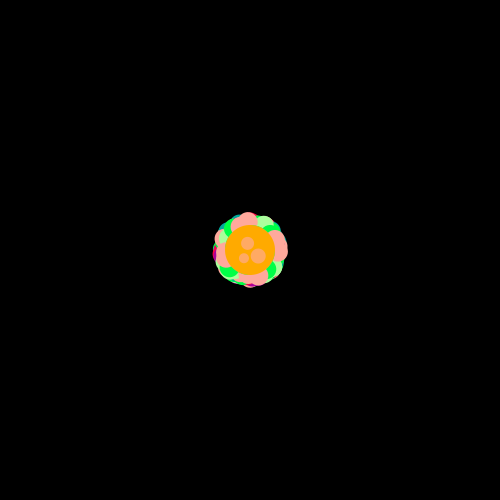
Frame 1 (no input)
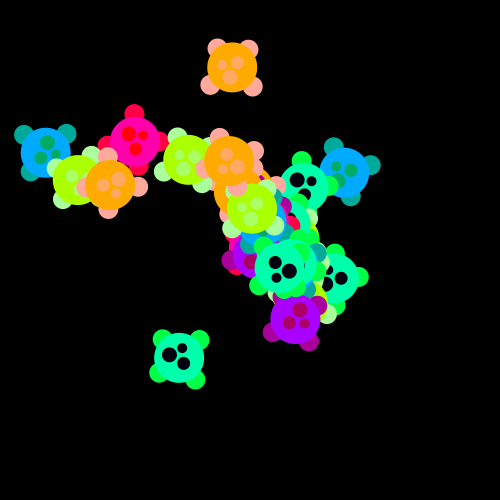
Frame 60 (the mouse pressed at the canvas centre just before this capture)
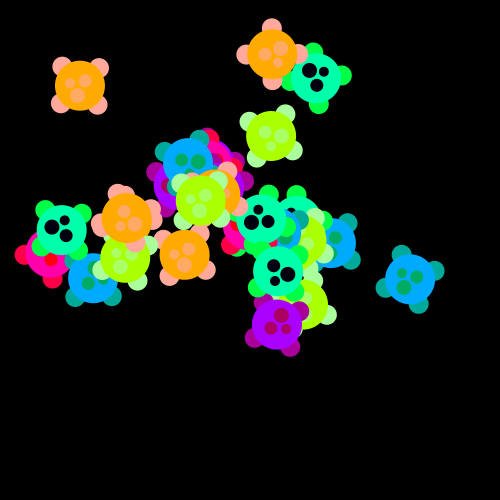
Frame 120 (the mouse held since frame 60 and released just before this capture)

The Processing sketch that drew these frames (run headless with seeded random() and noise(); from frame 60 on, the mouse is pressed at the canvas centre):

// Processing sketch: life
// ── life.pde
///////////////////////////////////////////////////////////////////////////////
// File: life.pde                     Fall 2013
// Authors: Patrick Vargas            patrick.vargas@colorado.edu
// Professor Harriman, Digital Media 2, University of Colorado Boulder
// Description: 
//   Employ the mathematical concepts from this week's lecture to create a 
//   newly discovered alien species. To receive full credit, your code must
//   include at least four of the following features:
//     * An implementation of the Modulus % operator
//     * An implementation of the Perlin Noise function: noise();
//     * An implementation of probability
//     * An implementation of a Trigonometric function to draw polar coordinates
//     * An implementation of the sin() or cos() function to create oscillation
//     * An implementation of recursion
//     * An implementation of a 2dimensional array
//   extra credit: structure your life-form as a class so you can create multiple 
//   instances with different parameters
///////////////////////////////////////////////////////////////////////////////

///////////////////////////////////////////////////////////////////////////////
// Extra Credit: Class definition
class Derp {
  float x, y, s, ox, oy, dx, dy, wiggle;
  int[] m;
  color col;
 
  Derp( float px, float py, float ps, color pc ) {
    x = px; y = py; s = ps; col = pc; ox = oy = dx = dy = 0;
    m = new int[6];
    wiggle = random(-6, 5);
  } 
  
  void draw( ) {
    pushMatrix();
    translate( x, y );
    rotate(wiggle*360);
    // Legs
    color l = col - 100;
    float ls = s*0.4;
    float off = sin( radians( millis( ) ) )/2 * wiggle;
    
    fill( l );
    ellipse( + s/2 - ls/3, + s/2 + off - ls/3, ls, ls );    
    ellipse( + s/2 - ls/3, - s/2 + -off + ls/3, ls, ls );    
    ellipse( - s/2 + ls/3, + s/2 + -off - ls/3, ls, ls );    
    ellipse( - s/2 + ls/3, - s/2 + off + ls/3, ls, ls );
    
    // Body
    fill( col );
    ellipse( 0, 0, s, s );
    
    // Spots
    color p = col + 100;
    float ps = s*0.2;
    fill( p );
    ellipse( + ps*0.2,  - ps, ps, ps );
    ellipse( - ps,  - ps*0.2, ps*1.5, ps*1.5 );
    ellipse( + ps*0.5, + ps*0.5, ps*1.3, ps*1.3 );
    popMatrix();
  }
  
  void params( int a, int b, int c, int d, int i, int j ) {
    m[0] = a; m[1] = b; m[2] = c; m[3] = d; m[4] = i; m[5] = j;
  }
  
  void move( ) {
    ox += 0.001*wiggle;
    oy += 0.001*wiggle;
    // Point 1: sin and cos
    // Fun Fact: Using parametric equation for route. See
    //   http://en.wikipedia.org/wiki/Parametric_equation
    dx = cos(m[0] * ox) - pow( cos(m[1] * ox), m[4] );
    dy = sin(m[2] * oy) - pow( sin(m[3] * oy), m[5] );
    // Point 2: Perlin noise
    x = 100*dx + width*noise(ox);
    y = 100*dy + height*noise(oy);
  }
}
///////////////////////////////////////////////////////////////////////////////

///////////////////////////////////////////////////////////////////////////////
// Point 3: 2 dimensional array
Derp[][] herp;
///////////////////////////////////////////////////////////////////////////////

///////////////////////////////////////////////////////////////////////////////
void setup ( ) {
  size( 500, 500 );
  noStroke();
  rectMode( CENTER );
  
  herp = new Derp[3][10];
  color[] ca = {
    color( 0, 170, 255 ), color( 0, 255, 170 ),
    color( 170, 255, 0 ), color( 255, 170, 0 ),
    color( 170, 0, 255 ), color( 255, 0, 170 )
  };

  for ( int i = 0; i < 10; ++i ) {
    // Point 4: Modulous
    herp[0][i] = new Derp( width/2, height/2, 50, ca[i%6] );
    herp[1][i] = new Derp( width/2, height/2, 50, ca[(10-i)%6] );
    herp[2][i] = new Derp( width/2, height/2, 50, ca[i%6] );
    
    herp[0][i].params( i+1, 6-i, i+1, 6-i, 3, 3 );
    herp[1][i].params( 6-i, 6-i, i+1, i+1, 3, 3 );
    herp[2][i].params( i+1, 6-i, i+1, 6-i, i+1, i+1 );
  }
}
///////////////////////////////////////////////////////////////////////////////


///////////////////////////////////////////////////////////////////////////////
void draw ( ) {
  
  background( 0 );
  for ( int i = 0; i < 10; ++i ) {
    herp[0][i].draw( );
    herp[1][i].draw( );
    herp[2][i].draw( );
    herp[0][i].move();
    herp[1][i].move();
    herp[2][i].move();
  }
}
///////////////////////////////////////////////////////////////////////////////
